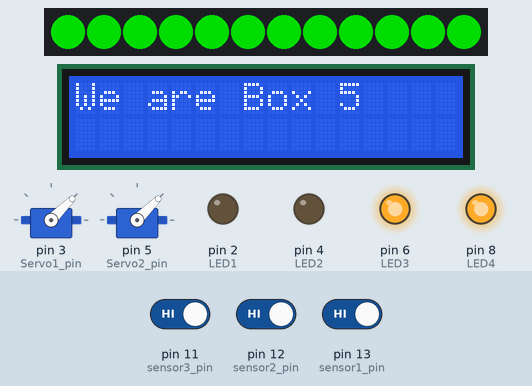
The sketch below on a simulated Arduino Uno, built with avr-gcc and run on an emulated ATmega328P. On the bench: 12 RGB LEDs in strip order, left to right, 2 × servo, 16×2 character LCD, output pins drawn as LEDs (lit = HIGH). The test bench sets the inputs (shaded band); at power-on: pin 11 (sensor3_pin) HIGH, pin 12 (sensor2_pin) HIGH, pin 13 (sensor1_pin) HIGH. Dim RGB values are drawn brighter than linear.

Above: at 1.2 s.
1.3 s: pin 11 (sensor3_pin) driven LOW
At 3.9 s:
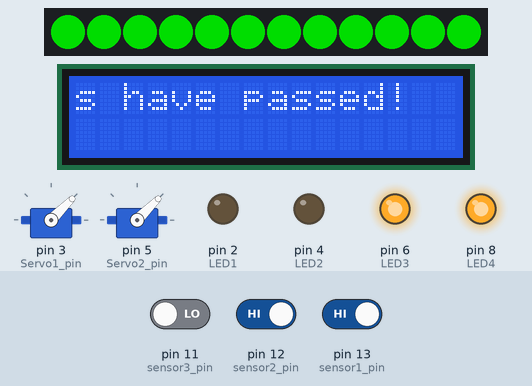
4.0 s: pin 11 (sensor3_pin) driven HIGH
7.0 s: pin 11 (sensor3_pin) driven LOW
At 7.23 s:
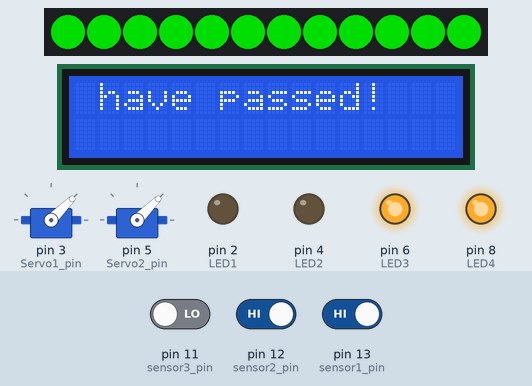
9.7 s: pin 12 (sensor2_pin) driven LOW
At 10.89 s:
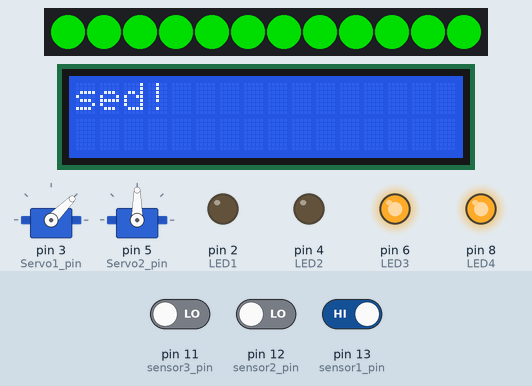
12.1 s: pin 13 (sensor1_pin) driven LOW
At 13.8 s:
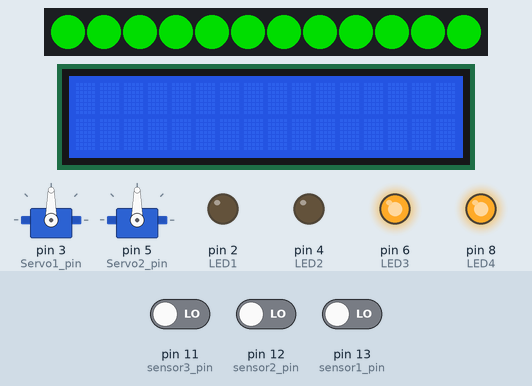
15.1 s: pin 11 (sensor3_pin) driven HIGH
Timing chart, 0 to 18.1 s (numbered marks = the images above; inputs shaded):
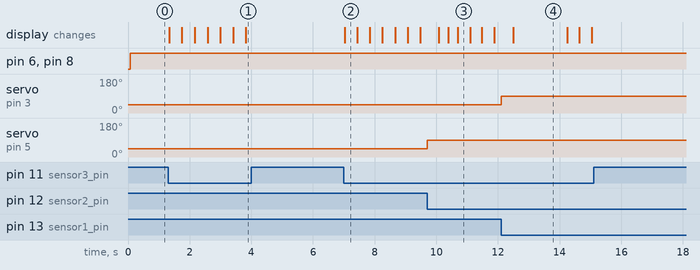

The sketch:

main.ino
```cpp
//libraries
#include <Servo.h>
#include <LiquidCrystal_I2C.h>
#include <Adafruit_NeoPixel.h>


// LED Strip values
#define LED_Strip_COUNT 12
#define LED_Strip_PIN 10
#define DelayVal 50 // Time (in milliseconds) to pause between pixels

//Servos setup
#define Servo1_pin 3
#define Servo2_pin 5
//The angles of when the gate will be opened or closed
#define gate_Opened 45
#define gate_Closed 90

int timee = 0;
bool check_check = true;

//IR setup
int sensor1_pin = 13;
int sensor2_pin = 12;
int sensor3_pin = 11; //exit sensor
int sensor1_state = 0;
int sensor2_state = 0;
int sensor3_state = 0;

//LED Pin setup
#define LED1 2 //red
#define LED2 4 //red
#define LED3 6  //green
#define LED4 8  //green

// Declare our NeoPixel strip object:
Adafruit_NeoPixel strip(LED_Strip_COUNT, LED_Strip_PIN, NEO_GRB + NEO_KHZ800);

Servo Servo1;
Servo Servo2;

int max_count_Marble = 32767; //overflow of the UNO
int end_time1;
int end_time2;
int count_Marble = 0;


//the size of the display (Width and the height)
int cols = 16, rows = 2;
LiquidCrystal_I2C lcd(0x27, cols, rows); // LCD(address, cols rows);


void setup()
{
    pinMode(LED1, OUTPUT); //LED1
    pinMode(LED2, OUTPUT); //LED2
    pinMode(LED3, OUTPUT); //LED3
    pinMode(LED4, OUTPUT); //LED4

    //Initialise LED Strip
    strip.begin();

    //servos setup
    //start position of gates is open as agreed with motions teams
    Servo1.attach(Servo1_pin);
    Servo2.attach(Servo2_pin);
    Servo1.write(gate_Opened);
    Servo2.write(gate_Opened);

    //IR setup
    pinMode(sensor1_pin, INPUT_PULLUP); // sensor1 pin INPUT
    pinMode(sensor2_pin, INPUT_PULLUP); // sensor2 pin INPUT
    pinMode(sensor3_pin, INPUT_PULLUP); // sensor3  pin INPUT

    //lcd setup
    lcd.init();
    lcd.backlight();
    lcd.print("We are Box 5");
    Serial.begin(9600);
}

void loop()
{
  //check to see if marble has passed last sensor
  if (check_check == false) {
    timee += 1;
    if (timee >= 50) {
      check_check = true;
      timee = 0;
    }
  }

  sensor1_state = digitalRead(sensor1_pin);
  sensor2_state = digitalRead(sensor2_pin);
  sensor3_state = digitalRead(sensor3_pin);
  // Gate 1
  if (millis() > end_time1){
    digitalWrite(LED1, LOW);
    digitalWrite(LED3, HIGH);
    Servo1.write(gate_Opened);
  }
  if (sensor1_state == LOW){  //beam has been broken
    //green light off, red light on when beam is broken
    digitalWrite(LED1, HIGH);
    digitalWrite(LED3, LOW);
    Servo1.write(gate_Closed);
    end_time1 = millis() + 1200;
    //green light on, red light off after ball has passed
    digitalWrite(LED1, LOW);
    digitalWrite(LED3, HIGH);
  } else {
    //if beam not broken then red off, green on
    digitalWrite(LED1, LOW);
    digitalWrite(LED3, HIGH);
    Servo1.write(gate_Opened);
  }
  if (millis() > end_time2){
    digitalWrite(LED2, LOW);
    digitalWrite(LED4, HIGH);
    Servo2.write(gate_Opened);
  }
  //Gate 2
  if (sensor2_state == LOW){
    digitalWrite(LED2, HIGH);
    digitalWrite(LED4, LOW);
    Servo2.write(gate_Closed);
    end_time2 = millis() + 1200;
    //green light on, red light off after ball has passed
    digitalWrite(LED2, LOW);
    digitalWrite(LED4, HIGH);
  } else {
    //if beam not broken then red off, green on
    digitalWrite(LED1, LOW);
    digitalWrite(LED3, HIGH);
    Servo2.write(gate_Opened);
  }

  //XXXXXXX
  //LED STRIP CODE START
  //XXXXXXX
  strip.clear(); // Set all pixel colors to 'off'
  for(int i=0; i < LED_Strip_COUNT; i++) {
    // pixels.Color() takes RGB values, from 0,0,0 up to 255,255,255
    // Here we're using a moderately bright green color:
    strip.setPixelColor(i, strip.Color(0, 150, 0));
    strip.show();   // Send the updated pixel colors to the hardware.
  }
  //XXXXXXX
  //LED STRIP CODE END
  //XXXXXXX

  //Count the number of marble
  if(sensor3_state == LOW && check_check == true){
    count_Marble++;
    check_check = false;

    lcd.clear();
    lcd.print(count_Marble + " Marbles have passed!");
    if(count_Marble >= max_count_Marble){
      count_Marble = 0;
    }
  }
}
```

Measured:
- after the input at 1.3 s, the display: first changes at once (image 1 shows a later state)
- after the input at 4.0 s, every drawn part: stays the same
- after the input at 7.0 s, the display: changes at once (image 2)
- after the input at 9.7 s, servo on pin 5 (Servo2_pin): 45° → 90° at once
- after the input at 12.1 s, servo on pin 3 (Servo1_pin): 45° → 90° at once
- after the input at 15.1 s, every drawn part: stays the same
- what the display in image 2 shows lasts 0.4 s, from 7.0 s to 7.4 s
- what the display in image 4 shows lasts 1.7 s, from 12.5 s to 14.2 s
